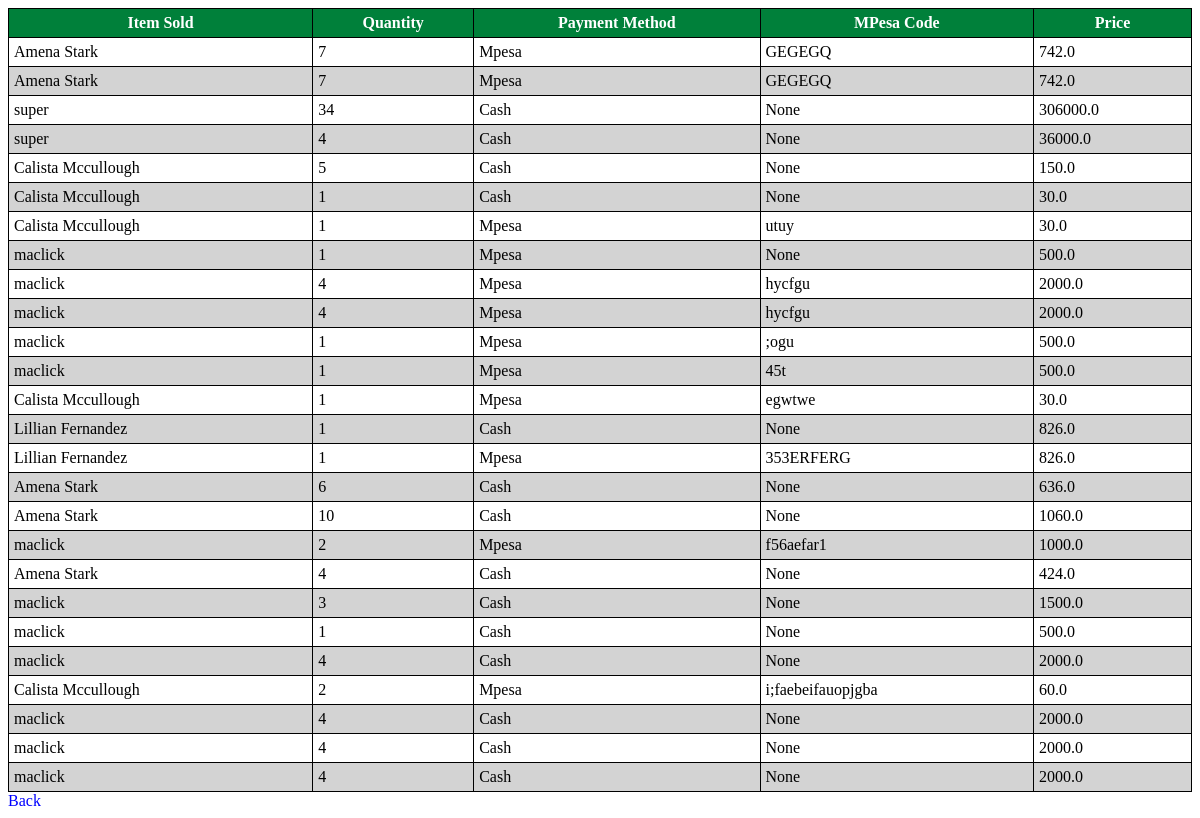
/cashier/sales-summary/, run on the app's committed database.
### cashier/models.py (models this page shows, shortened)
class Sales(models.Model):
    PAYMENT_METHOD_CHOICES = [
        ('Cash', 'Cash'),
        ('Mpesa', 'Mpesa'),
    ]
    stock_item = models.ForeignKey(Stock, on_delete=models.CASCADE)
    quantity_sold = models.PositiveIntegerField()
    sale_price = models.FloatField(editable=False)
    payment_method = models.CharField(max_length=100, choices=PAYMENT_METHOD_CHOICES)
    mpesa_code = models.CharField(max_length=100, blank=True, null=True)

### manager/models.py (models this page shows)
class Stock(models.Model):
    product_name = models.CharField(max_length=100)
    product_id = models.CharField(max_length=100)
    product_quantity = models.IntegerField()
    product_price = models.FloatField()
    def __str__(self):
        return self.product_name

### cashier/views.py (the view)
# urls.py: path('sales-summary/', views.sales_summary, name='sales-summary'),
def sales_summary(request):
    sales = Sales.objects.all()
    return render(request, 'sales_summary.html', {'sales': sales})

### cashier/templates/sales_summary.html (shortened to what this page needs)
<table>
    <thead>
        <tr>
            <th>Item Sold</th>
            <th>Quantity</th>
            <th>Payment Method</th>
            <th>MPesa Code</th>
            <th>Price</th>
        </tr>
    </thead>
    <tbody>
        {% for item in sales %}
            <tr>
                <td>{{ item.stock_item }}</td>
                <td>{{ item.quantity_sold }}</td>
                <td>{{ item.payment_method }}</td>
                <td>{{ item.mpesa_code }}</td>
                <td>{{ item.sale_price }}</td>
            </tr>
        {% endfor %}
    </tbody>
</table>
<a href="{% url 'cashier-dashboard' %}">Back</a>

### cashier/templates/sales_summary.html (style rules this page uses)
table { width: 100%; border-collapse: collapse; }
th, td { border: 1px solid black; padding: 5px; }
th { background: rgb(0, 128, 58); color: white; }
tr:nth-child(even) { background: lightgray; }
a { text-decoration: none; color: blue; }

### data on the page
Sales: stock_item "Amena Stark", quantity_sold "7", payment_method "Mpesa", mpesa_code "GEGEGQ", sale_price "742.0"
Sales: stock_item "Amena Stark", quantity_sold "7", payment_method "Mpesa", mpesa_code "GEGEGQ", sale_price "742.0"
Sales: stock_item "super", quantity_sold "34", payment_method "Cash", mpesa_code "None", sale_price "306000.0"
Sales: stock_item "super", quantity_sold "4", payment_method "Cash", mpesa_code "None", sale_price "36000.0"
Sales: stock_item "Calista Mccullough", quantity_sold "5", payment_method "Cash", mpesa_code "None", sale_price "150.0"
Sales: stock_item "Calista Mccullough", quantity_sold "1", payment_method "Cash", mpesa_code "None", sale_price "30.0"
Sales: stock_item "Calista Mccullough", quantity_sold "1", payment_method "Mpesa", mpesa_code "utuy", sale_price "30.0"
Sales: stock_item "maclick", quantity_sold "1", payment_method "Mpesa", mpesa_code "None", sale_price "500.0"
Sales: stock_item "maclick", quantity_sold "4", payment_method "Mpesa", mpesa_code "hycfgu", sale_price "2000.0"
Sales: stock_item "maclick", quantity_sold "4", payment_method "Mpesa", mpesa_code "hycfgu", sale_price "2000.0"
Sales: stock_item "maclick", quantity_sold "1", payment_method "Mpesa", mpesa_code ";ogu", sale_price "500.0"
Sales: stock_item "maclick", quantity_sold "1", payment_method "Mpesa", mpesa_code "45t", sale_price "500.0"
Sales: stock_item "Calista Mccullough", quantity_sold "1", payment_method "Mpesa", mpesa_code "egwtwe", sale_price "30.0"
Sales: stock_item "Lillian Fernandez", quantity_sold "1", payment_method "Cash", mpesa_code "None", sale_price "826.0"
Sales: stock_item "Lillian Fernandez", quantity_sold "1", payment_method "Mpesa", mpesa_code "353ERFERG", sale_price "826.0"
Sales: stock_item "Amena Stark", quantity_sold "6", payment_method "Cash", mpesa_code "None", sale_price "636.0"
Sales: stock_item "Amena Stark", quantity_sold "10", payment_method "Cash", mpesa_code "None", sale_price "1060.0"
Sales: stock_item "maclick", quantity_sold "2", payment_method "Mpesa", mpesa_code "f56aefar1", sale_price "1000.0"
Sales: stock_item "Amena Stark", quantity_sold "4", payment_method "Cash", mpesa_code "None", sale_price "424.0"
Sales: stock_item "maclick", quantity_sold "3", payment_method "Cash", mpesa_code "None", sale_price "1500.0"
Sales: stock_item "maclick", quantity_sold "1", payment_method "Cash", mpesa_code "None", sale_price "500.0"
Sales: stock_item "maclick", quantity_sold "4", payment_method "Cash", mpesa_code "None", sale_price "2000.0"
Sales: stock_item "Calista Mccullough", quantity_sold "2", payment_method "Mpesa", mpesa_code "i;faebeifauopjgba", sale_price "60.0"
Sales: stock_item "maclick", quantity_sold "4", payment_method "Cash", mpesa_code "None", sale_price "2000.0"
Sales: stock_item "maclick", quantity_sold "4", payment_method "Cash", mpesa_code "None", sale_price "2000.0"
Sales: stock_item "maclick", quantity_sold "4", payment_method "Cash", mpesa_code "None", sale_price "2000.0"
